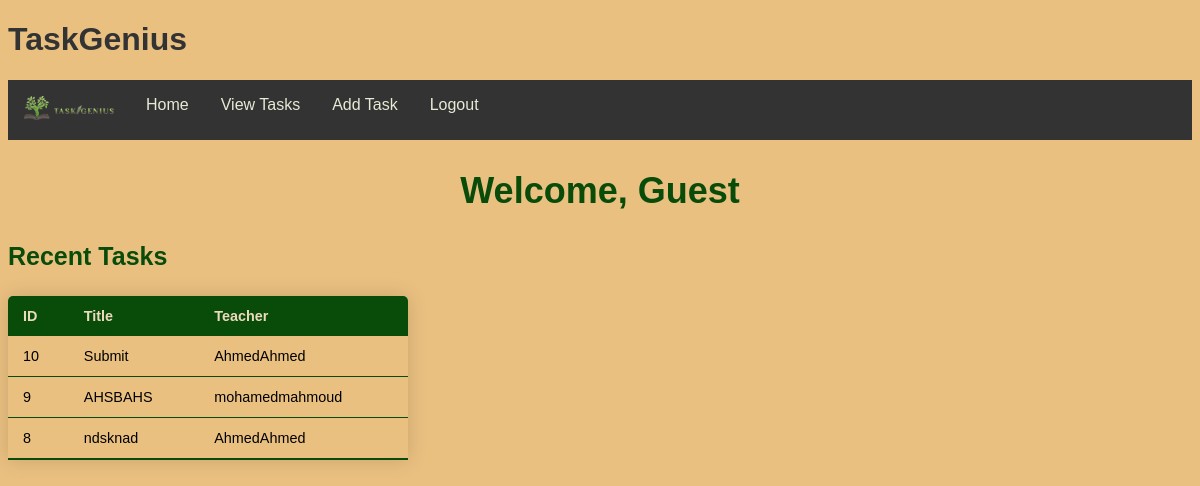
/home/, run on the app's committed database.
### pages/models.py (models this page shows)
class Tasks(models.Model):
        title = models.CharField(max_length=255)
        teacher = models.CharField(max_length=255)
        priority = models.CharField(max_length=255)
        description = models.CharField(max_length=255)
        completed = models.CharField(max_length=255)
        details = models.CharField(max_length=255)
        task_id = models.IntegerField(default=0)

### pages/views.py (the view)
# urls.py: 2. Add a URL to urlpatterns:  path('', views.home, name='home')
def home(request):
    myTasks = Tasks.objects.all().order_by('-id')[:3]
    template = loader.get_template('HTML/home.html')
    context = {
           'myTasks': myTasks,
           'username': request.session.get('new_user', 'Guest')  # Get the username from session
    }
    return render(request, 'HTML/home.html', context)

### templates/HTML/home.html (shortened to what this page needs)
{% load static %}
<!DOCTYPE html>
<html>
    <head>
        <link rel="stylesheet" href="{% static 'assets/css/TeacherHome.css' %}">
    </head>
    <body>
        <h1>TaskGenius</h1>
        <div id="AdminNav">
            <nav>
                <ul>
                    <li class="logo"><a href="{% url 'home' %}"><img src="{% static 'assets/img/TaskGeniusLogo.png'%}" alt="" ></a></li>
                    <li><a href="{% url 'home' %}" target="_parent">Home</a></li>
                    <li><a href="{% url 'ViewTasks' %}" target="_parent">View Tasks</a></li>
                    <li><a href="{% url 'AddTask' %}" target="_parent">Add Task</a></li>
                    <li><a href="{% url 'login' %}" target="_parent">Logout</a></li>
                </ul>
            </nav>
        </div>
        <h2 id="00">Welcome, {{username}}</h2>
        <h3>Recent Tasks</h3>
        <table id="table" class="content-table">
            <thead>
                <tr>
                    <th>ID</th>
                    <th>Title</th>
                    <th>Teacher</th>
                </tr>
            </thead>
            <tbody id="RecentAdmin">
                {% for x in myTasks %}
                <tr>
                    <td>{{x.task_id}}</td>
                    <td>{{x.title}}</td>
                    <td>{{x.teacher}}</td>
                </tr>
                {% endfor %}
            </tbody>
        </table>
    </body>
</html>

### TaskGeniusProject/static/assets/css/TeacherHome.css (style rules this page uses)
* { font-family: sans-serif; }
body { background: rgb(234, 192, 129); }
.logo img { width: 90px; height: auto; padding: none; }
ul { list-style-type: none; margin: 0; padding: 0; overflow: hidden; background-color: #333; }
li { float: left; }
li a { display: block; color: rgb(233, 233, 213); text-align: center; padding: 16px 16px; text-decoration: none; }
h1 { color:#333; }
h2 { color:rgb(9, 75, 9); font-size: 36px; text-align: center; }
h3 { color:rgb(9, 75, 9); font-size: 25px; }
.content-table { border-collapse: collapse; margin: 25px 0; font-size: 0.9em; min-width: 400px; border-radius: 5px 5px 0 0; overflow: hidden; box-shadow: 0 0 20px rgba(0, 0, 0, 0.15); }
.content-table thead { background-color: rgb(9, 75, 9); color: #ecdabc; text-align: left; font-weight: bold; }
.content-table th, .content-table td { padding: 12px 15px; }
.content-table tbody tr { border-bottom: 1px solid rgb(9, 75, 9); }
.content-table tbody tr:last-of-type { border-bottom: 2px solid rgb(9, 75, 9); }

### data on the page
Tasks: task_id "10", title "Submit", teacher "AhmedAhmed"
Tasks: task_id "9", title "AHSBAHS", teacher "mohamedmahmoud"
Tasks: task_id "8", title "ndsknad", teacher "AhmedAhmed"

### other printed values
{{ username }} "Guest"
